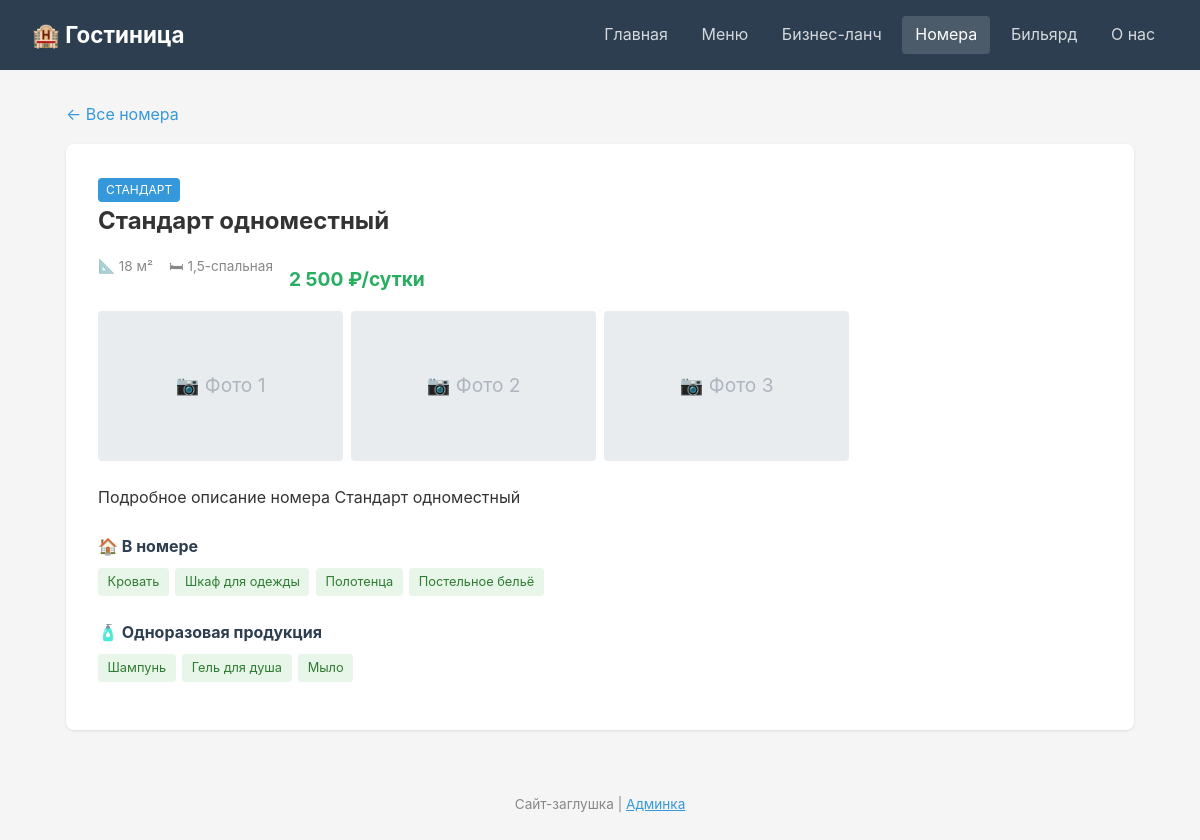
The page /pages/room_detail.php?id=1 on the database its author committed.
### tables this page shows
CREATE TABLE rooms (
    id INTEGER PRIMARY KEY AUTOINCREMENT,
    room_type_id INTEGER NOT NULL,
    name TEXT NOT NULL,
    photo TEXT DEFAULT '',
    room_count INTEGER DEFAULT 1,
    area REAL DEFAULT 0,
    short_description TEXT DEFAULT '',
    price_per_night REAL NOT NULL,
    sort_order INTEGER DEFAULT 0,
    FOREIGN KEY (room_type_id) REFERENCES room_types(id)
);

CREATE TABLE room_types (
    id INTEGER PRIMARY KEY AUTOINCREMENT,
    name TEXT NOT NULL
);

CREATE TABLE room_pages (
    id INTEGER PRIMARY KEY AUTOINCREMENT,
    room_id INTEGER UNIQUE NOT NULL,
    gallery TEXT DEFAULT '[]',
    description TEXT DEFAULT '',
    bed_type TEXT DEFAULT '',
    FOREIGN KEY (room_id) REFERENCES rooms(id) ON DELETE CASCADE
);

### pages/room_detail.php (the view, shortened to what this page needs)
<?php require_once __DIR__ . '/../db.php'; $db = getDB();
$roomId = intval($_GET['id'] ?? 0);
$stmt = $db->prepare("
    SELECT r.*, rt.name as type_name, rp.gallery, rp.description as full_description, rp.bed_type
    FROM rooms r
    JOIN room_types rt ON r.room_type_id = rt.id
    LEFT JOIN room_pages rp ON rp.room_id = r.id
    WHERE r.id = :id
");
$stmt->bindValue(':id', $roomId);
$room = $stmt->execute()->fetchArray(SQLITE3_ASSOC);
$gallery = json_decode($room['gallery'] ?: '[]', true);
$inRoom = $db->query("
    SELECT e.name FROM equipment e
    JOIN room_equipment re ON e.id = re.equipment_id
    WHERE re.room_id = $roomId AND e.category = 'in_room'
");
$inRoomList = [];
while ($e = $inRoom->fetchArray(SQLITE3_ASSOC)) { $inRoomList[] = $e['name']; }
$disposable = $db->query("
    SELECT e.name FROM equipment e
    JOIN room_equipment re ON e.id = re.equipment_id
    WHERE re.room_id = $roomId AND e.category = 'disposable'
");
$disposableList = [];
while ($e = $disposable->fetchArray(SQLITE3_ASSOC)) { $disposableList[] = $e['name']; }
?>
<!DOCTYPE html>
<html lang="ru">
<head>
    <link rel="stylesheet" href="../style.css">
</head>
<body>
    <header>
        <h1>🏨 Гостиница</h1>
        <nav>
            <a href="../index.php">Главная</a>
            <a href="menu.php">Меню</a>
            <a href="business_lunch.php">Бизнес-ланч</a>
            <a href="rooms.php" class="active">Номера</a>
            <a href="billiards.php">Бильярд</a>
            <a href="about.php">О нас</a>
        </nav>
    </header>
    <main>
        <a href="rooms.php" class="back-link">← Все номера</a>
        <div class="room-detail">
            <span class="badge"><?= htmlspecialchars($room['type_name']) ?></span>
            <h2><?= htmlspecialchars($room['name']) ?></h2>
            <div class="room-meta" style="margin-bottom:1rem;">
                <span>📐 <?= $room['area'] ?> м²</span>
                <span>🛏 <?= htmlspecialchars($room['bed_type'] ?: 'Не указан') ?></span>
                <span class="price"><?= number_format($room['price_per_night'], 0, '', ' ') ?> ₽/сутки</span>
            </div>
            <div class="room-gallery">
                <?php if (!empty($gallery)): ?>
                    <?php foreach ($gallery as $img): ?>
                        <img src="../<?= htmlspecialchars($img) ?>" alt="Фото номера" style="width:100%;height:150px;object-fit:cover;border-radius:4px;">
                    <?php endforeach; ?>
                <?php else: ?>
                    <div class="placeholder-img">📷 Фото 1</div>
                    <div class="placeholder-img">📷 Фото 2</div>
                    <div class="placeholder-img">📷 Фото 3</div>
                <?php endif; ?>
            </div>
            <p><?= nl2br(htmlspecialchars($room['full_description'] ?: $room['short_description'])) ?></p>
            <?php if (!empty($inRoomList)): ?>
            <div class="equipment-section">
                <h4>🏠 В номере</h4>
                <div class="equipment-list">
                    <?php foreach ($inRoomList as $item): ?>
                        <span class="equipment-tag"><?= htmlspecialchars($item) ?></span>
                    <?php endforeach; ?>
                </div>
            </div>
            <?php endif; ?>
            <?php if (!empty($disposableList)): ?>
            <div class="equipment-section">
                <h4>🧴 Одноразовая продукция</h4>
                <div class="equipment-list">
                    <?php foreach ($disposableList as $item): ?>
                        <span class="equipment-tag"><?= htmlspecialchars($item) ?></span>
                    <?php endforeach; ?>
                </div>
            </div>
            <?php endif; ?>
        </div>
    </main>
    <footer>
        <p>Сайт-заглушка | <a href="../admin/">Админка</a></p>
    </footer>
</body>
</html>

### style.css (style rules this page uses)
* { margin: 0; padding: 0; box-sizing: border-box; }
body { font-family: -apple-system, BlinkMacSystemFont, 'Segoe UI', sans-serif; color: #333; background: #f5f5f5; line-height: 1.6; }
header { background: #2c3e50; color: white; padding: 1rem 2rem; display: flex; align-items: center; justify-content: space-between; flex-wrap: wrap; gap: 1rem; }
header h1 { font-size: 1.4rem; }
nav { display: flex; gap: 0.5rem; flex-wrap: wrap; }
nav a { color: rgba(255,255,255,0.8); text-decoration: none; padding: 0.4rem 0.8rem; border-radius: 4px; transition: background 0.2s; }
nav a:hover, nav a.active { background: rgba(255,255,255,0.15); color: white; }
main { max-width: 1100px; margin: 0 auto; padding: 2rem 1rem; }
.placeholder-img { color: #adb5bd; font-size: 1.2rem; }
.badge { display: inline-block; background: #3498db; color: white; padding: 0.15rem 0.5rem; border-radius: 4px; font-size: 0.75rem; text-transform: uppercase; }
.room-meta { display: flex; gap: 1rem; font-size: 0.85rem; color: #888; margin: 0.5rem 0; }
.price { font-size: 1.2rem; font-weight: 700; color: #27ae60; margin-top: 0.5rem; }
.room-detail { background: white; padding: 2rem; border-radius: 8px; box-shadow: 0 1px 3px rgba(0,0,0,0.1); }
.room-detail h2 { margin-bottom: 1rem; }
.room-gallery { display: grid; grid-template-columns: repeat(auto-fill, minmax(200px, 1fr)); gap: 0.5rem; margin-bottom: 1.5rem; }
.room-gallery .placeholder-img { height: 150px; background: #e9ecef; border-radius: 4px; display: flex; align-items: center; justify-content: center; }
.equipment-section { margin-top: 1.5rem; }
.equipment-section h4 { margin-bottom: 0.5rem; color: #2c3e50; }
.equipment-list { display: flex; flex-wrap: wrap; gap: 0.4rem; margin-bottom: 1rem; }
.equipment-tag { background: #e8f5e9; color: #2e7d32; padding: 0.25rem 0.6rem; border-radius: 4px; font-size: 0.8rem; }
footer { text-align: center; padding: 2rem; color: #888; font-size: 0.85rem; }
footer a { color: #3498db; }
.back-link { display: inline-block; margin-bottom: 1rem; color: #3498db; text-decoration: none; }

### rows shown on the page
rooms: room_type.name "СТАНДАРТ", name "Стандарт одноместный", area "18", room_pages.bed_type "1,5-спальная", price_per_night "2 500", room_pages.description "Подробное описание номера Стандарт одноместный"

### other values the page prints
$item "Кровать"
$item "Шкаф для одежды"
$item "Полотенца"
$item "Постельное бельё"
$item "Шампунь"
$item "Гель для душа"
$item "Мыло"
